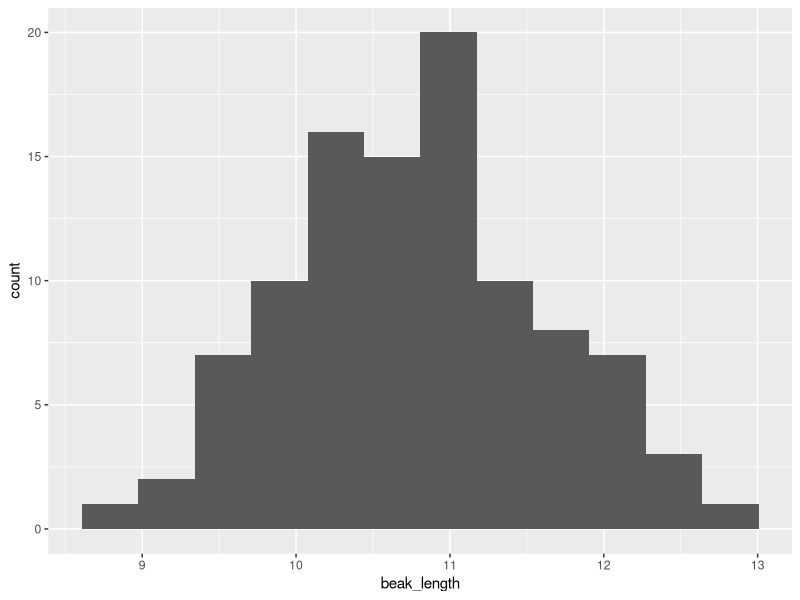
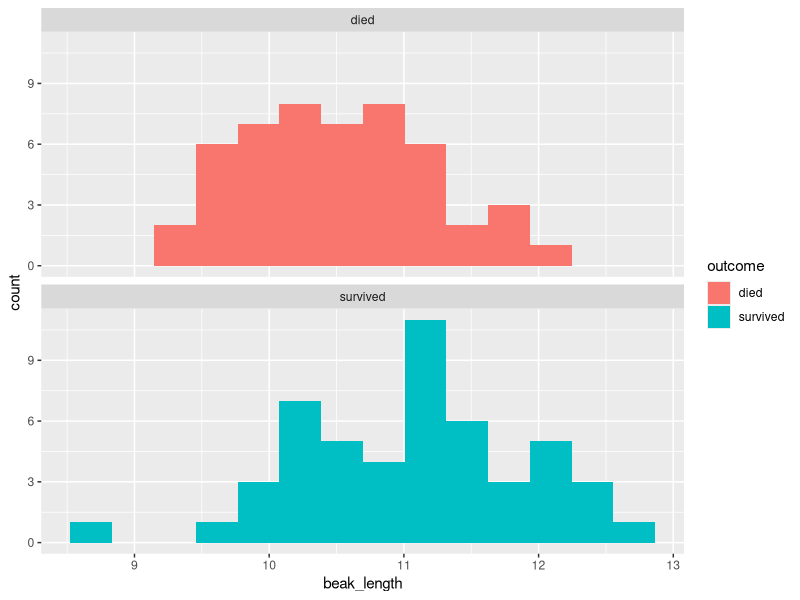
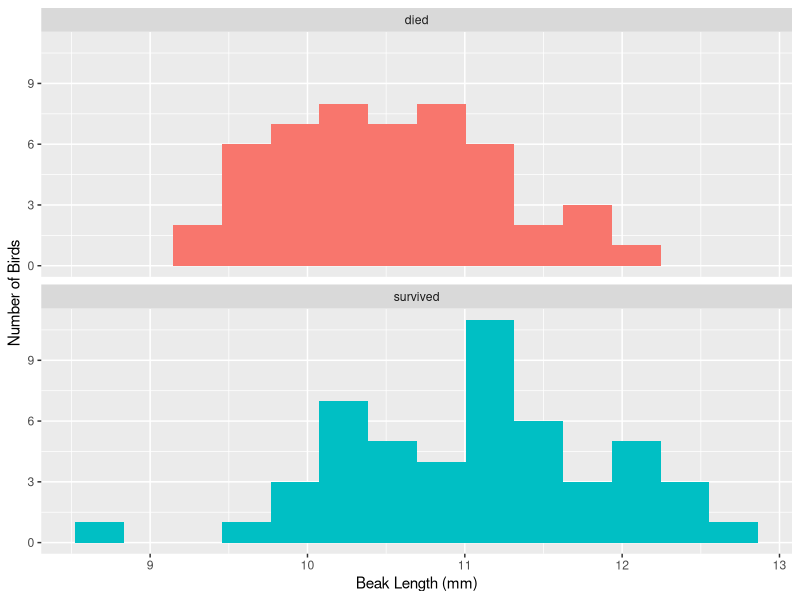
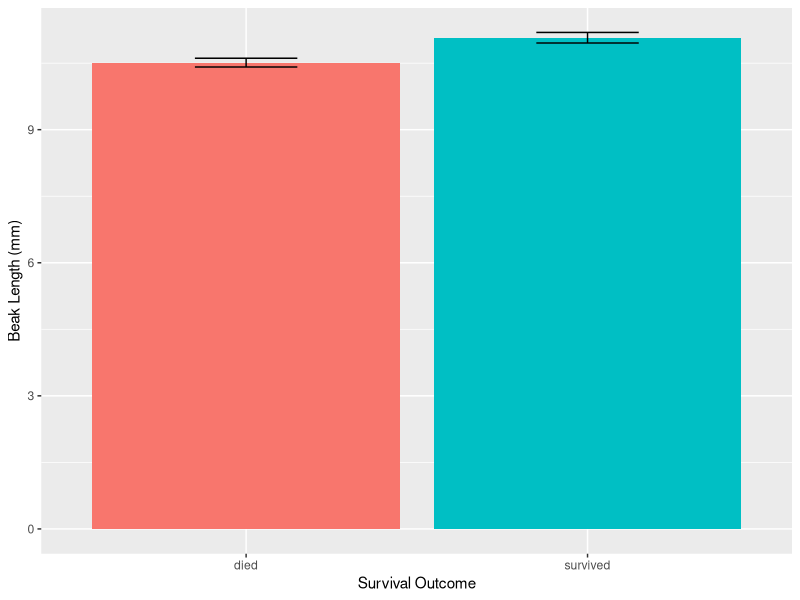

R code for these plots, in order:
## ---- chunk 1
library(readxl)                # load readxl, for reading Excel files
library(tidyverse)             # load tidyverse, for working with datasets
## ---- chunk 2
finches <- read_excel("finches_data.xlsx")
## ---- chunk 3
finches
## ---- chunk 4
glimpse(finches)
## ---- chunk 5
ggplot(
  data = finches,                  # use the finches dataset
  mapping = aes(x = beak_length)   # put beak length on the x axis
) +
  geom_histogram(bins = 12)        # use 12 bins (default is 30)
## ---- chunk 6
ggplot(
  data = finches, 
  mapping = aes(x = beak_length, fill = outcome)
) +
  geom_histogram(bins = 14) +
  facet_wrap(~ outcome, ncol = 1)
## ---- chunk 7
ggplot(
  data = finches, 
  mapping = aes(x = beak_length, fill = outcome)
) +
  geom_histogram(bins = 14) +
  facet_wrap(~ outcome, ncol = 1) +
  guides(fill = FALSE) +            # remove color legend
  labs(                             # add labels
    x = "Beak Length (mm)",         #   x axis (horizontal)
    y = "Number of Birds"           #   y axis (vertical)
  )
## ---- chunk 8
summary(finches)
## ---- chunk 9
summary <- finches %>% 
  summarize(mean = mean(beak_length),
            sd = sd(beak_length),
            n = n()) %>% 
  mutate(sem = sd / sqrt(n),
         upper = mean + sem,
         lower = mean - sem)
summary
## ---- chunk 10
grouped_summary <- finches %>% 
  group_by(outcome) %>% 
  summarize(mean = mean(beak_length),
            sd = sd(beak_length),
            n = n()) %>% 
  mutate(sem = sd / sqrt(n),
         upper = mean + sem,
         lower = mean - sem)
grouped_summary
## ---- chunk 11
ggplot(
  data = grouped_summary, 
  mapping = aes(x = outcome, y = mean, fill = outcome)
) +
  geom_col() +
  geom_errorbar(aes(ymin = lower, ymax = upper), width = .3) +
  guides(fill = FALSE) +
  labs(
    x = "Survival Outcome",
    y = "Beak Length (mm)"
  )
## ---- chunk 12
beak_length_died <-
  finches %>% 
  filter(outcome == "died") %>% 
  pull(beak_length)
beak_length_died  # print the new object in the console
## ---- chunk 13
beak_length_survived <-
  finches %>% 
  filter(outcome == "survived") %>% 
  pull(beak_length)
beak_length_survived
## ---- chunk 14
t.test(beak_length_died, beak_length_survived)
